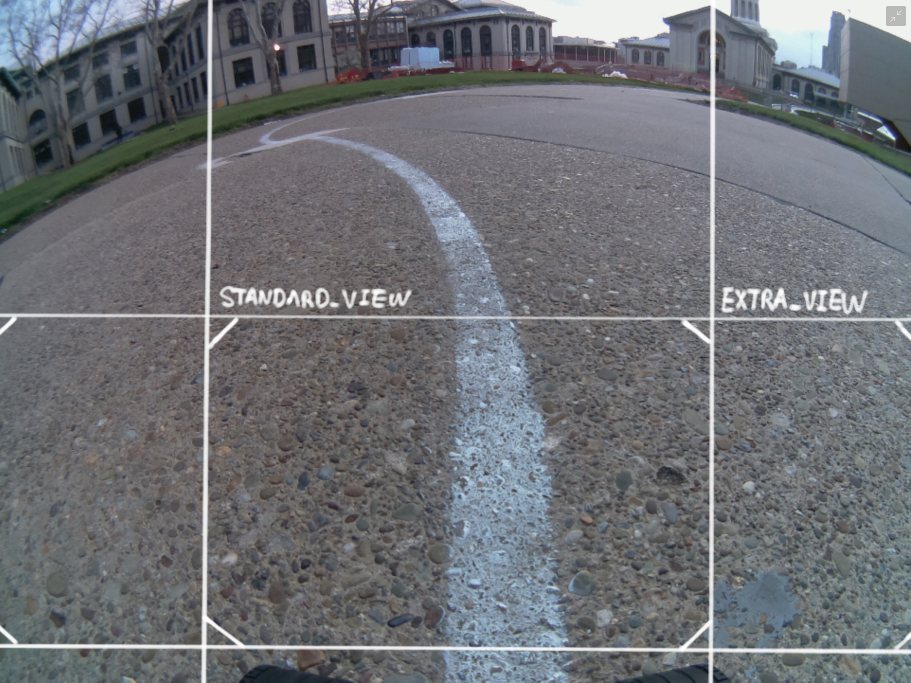
#> input picture tests/R1_GRID.jpg, 2732 x 2048 px (shown at 1/3 size)
$ python exc_img.py   (Python 2 division)
#> lines starting #> are read from the running program, lines starting #| are printed output that depends on the picture
import cv2
import sys
import numpy as np

# Image excision algorithm

# Const:
VERT_EXC_UP = 0.48
VERT_EXC_DOWN = 0.07
HORI_EXC_L = 0.24
HORI_EXC_R = 0.24

ex_img = cv2.imread('R1_GRID.jpg', 0)
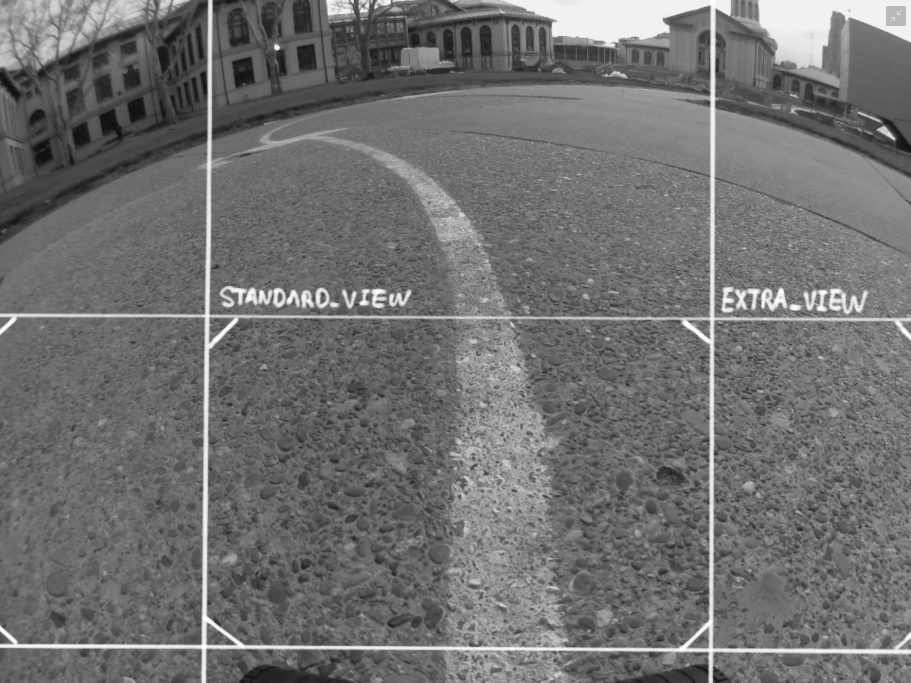
#> ex_img: shape (2048, 2732) (shown at 1/3 size); min 12, max 255, mean 112.4
V_WIDTH, V_HEIGHT = 320, 240

def cropImage(img, exc_up, exc_down, exc_l, exc_r, tgt_w, tgt_h):
    assert(exc_up > 0 and exc_down > 0 and exc_l > 0 and exc_r > 0)
    assert(exc_up + exc_down < 1 and exc_l + exc_r < 1)
    print img.shape
    row, col = img.shape
    x = int(col * exc_l)
    y = int(row * exc_up)
    w = int(col - col * exc_r)
    h = int(row - row * exc_down)
    return cv2.resize(img[y:h, x:w], dsize = (tgt_w, tgt_h))

if __name__ == '__main__':
    cv2.imshow('non-cropped', cv2.resize(ex_img, dsize = (V_WIDTH, V_HEIGHT)))
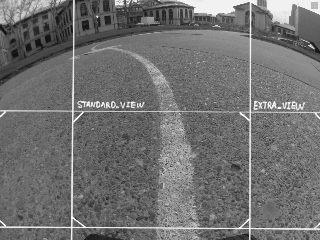
#> window 'non-cropped': shape (240, 320); min 14, max 255, mean 112.2
    cv2.imshow('cropped', cropImage(ex_img, VERT_EXC_UP, VERT_EXC_DOWN,
        HORI_EXC_L, HORI_EXC_R, tgt_w = V_WIDTH, tgt_h = V_HEIGHT))
#| (2048, 2732)
#> in cropImage, `return cv2.resize(img[y:h, x:w], dsize = (tgt_w, tgt_h))`:
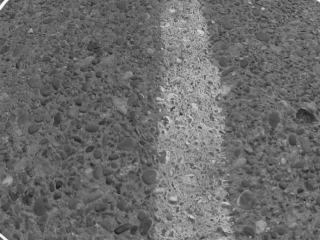
#> returned value: shape (240, 320); min 29, max 252, mean 107.5
    cv2.waitKey(0)

$ run again, with tests/0.JPG copied over tests/R1_GRID.jpg
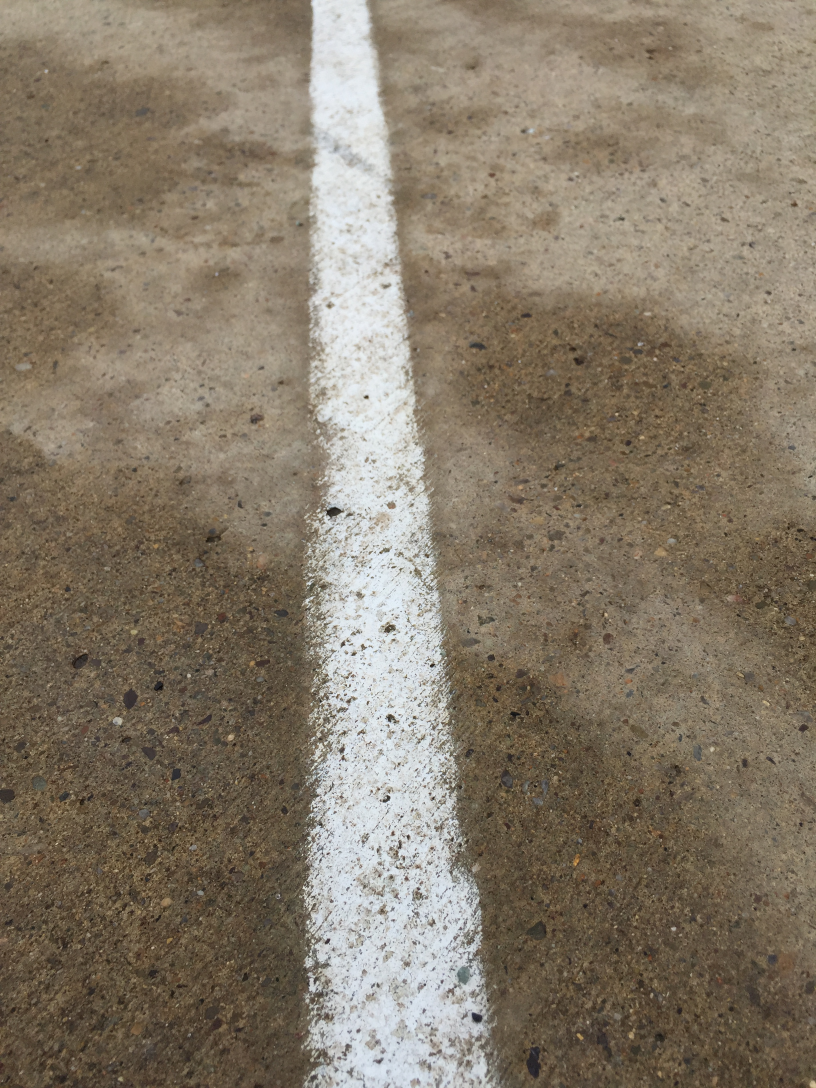
#> input picture tests/0.JPG, 2448 x 3264 px (shown at 1/3 size)
#> `cv2.imshow('non-cropped', cv2.resize(ex_img, dsize = (V_WIDTH, V_HEIGH..`:
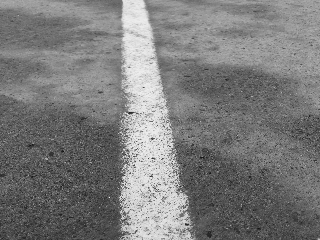
#> window 'non-cropped': shape (240, 320); min 13, max 242, mean 123.6
#| (3264, 2448)
#> in cropImage, `return cv2.resize(img[y:h, x:w], dsize = (tgt_w, tgt_h))`:
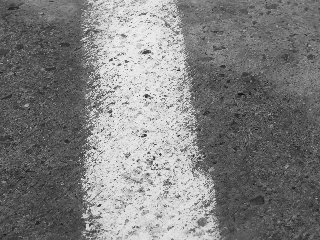
#> returned value: shape (240, 320); min 12, max 249, mean 126.6

$ run again, with tests/1.JPG copied over tests/R1_GRID.jpg
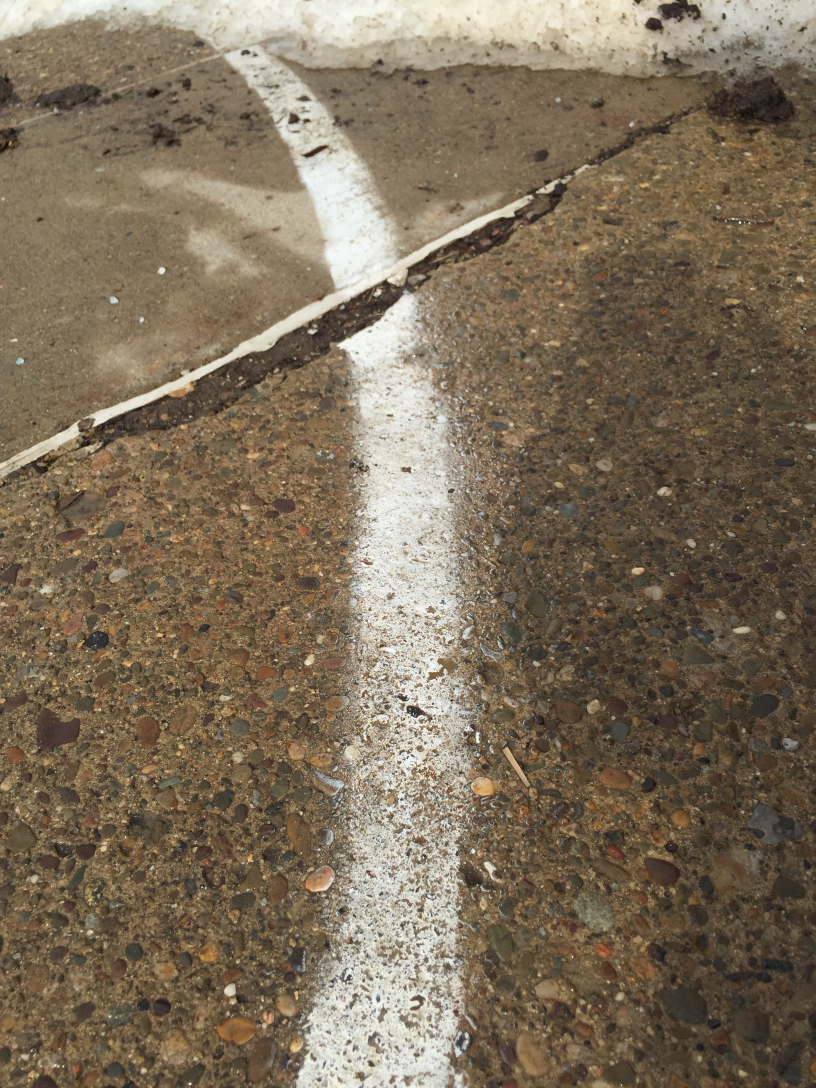
#> input picture tests/1.JPG, 2448 x 3264 px (shown at 1/3 size)
#> `cv2.imshow('non-cropped', cv2.resize(ex_img, dsize = (V_WIDTH, V_HEIGH..`:
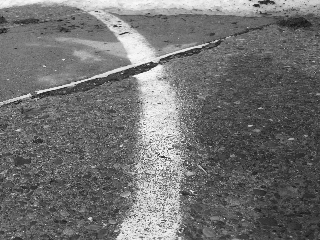
#> window 'non-cropped': shape (240, 320); min 16, max 254, mean 112.5
#| (3264, 2448)
#> in cropImage, `return cv2.resize(img[y:h, x:w], dsize = (tgt_w, tgt_h))`:
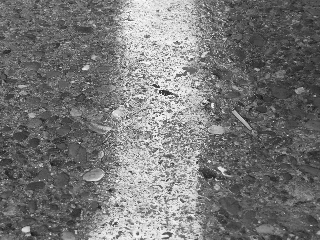
#> returned value: shape (240, 320); min 21, max 254, mean 118.7

$ run again, with tests/10.JPG copied over tests/R1_GRID.jpg
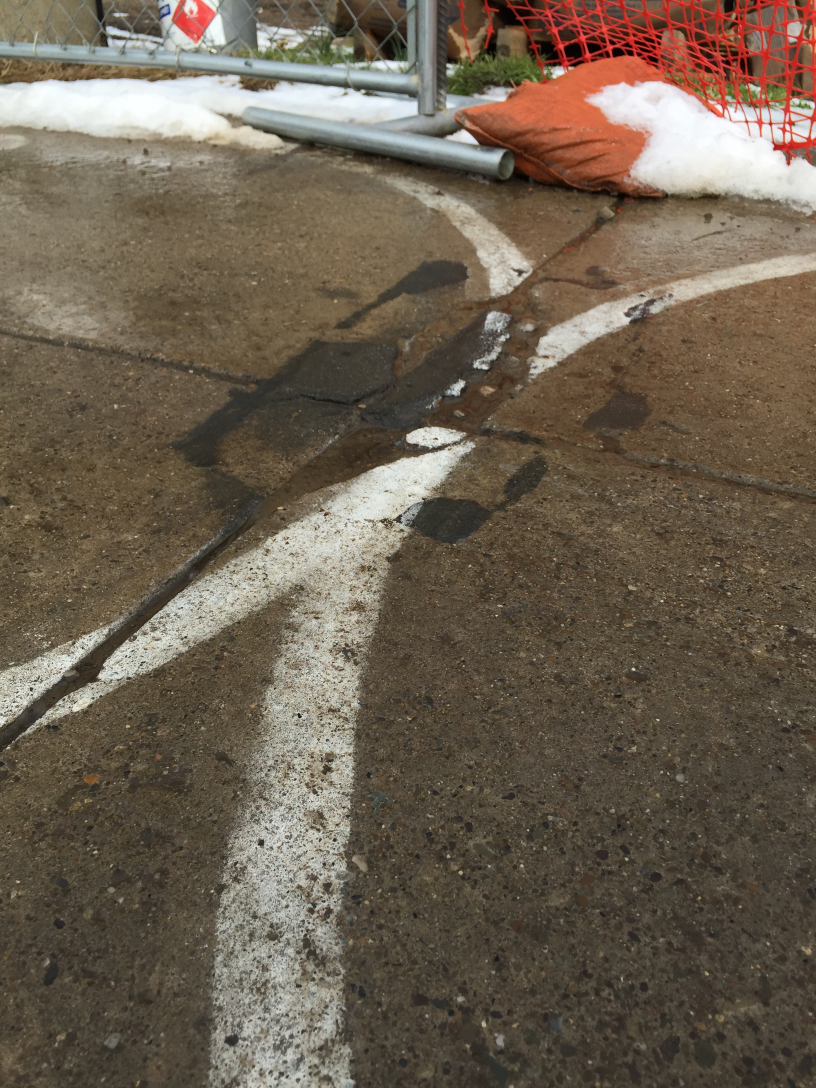
#> input picture tests/10.JPG, 2448 x 3264 px (shown at 1/3 size)
#> `cv2.imshow('non-cropped', cv2.resize(ex_img, dsize = (V_WIDTH, V_HEIGH..`:
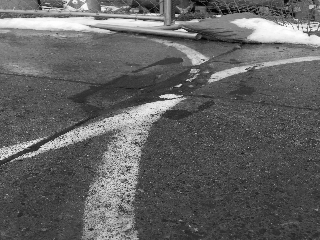
#> window 'non-cropped': shape (240, 320); min 1, max 255, mean 98
#| (3264, 2448)
#> in cropImage, `return cv2.resize(img[y:h, x:w], dsize = (tgt_w, tgt_h))`:
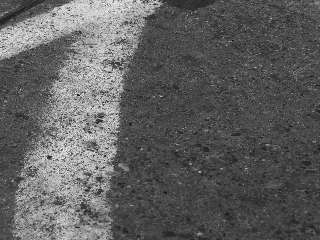
#> returned value: shape (240, 320); min 13, max 232, mean 95.4
